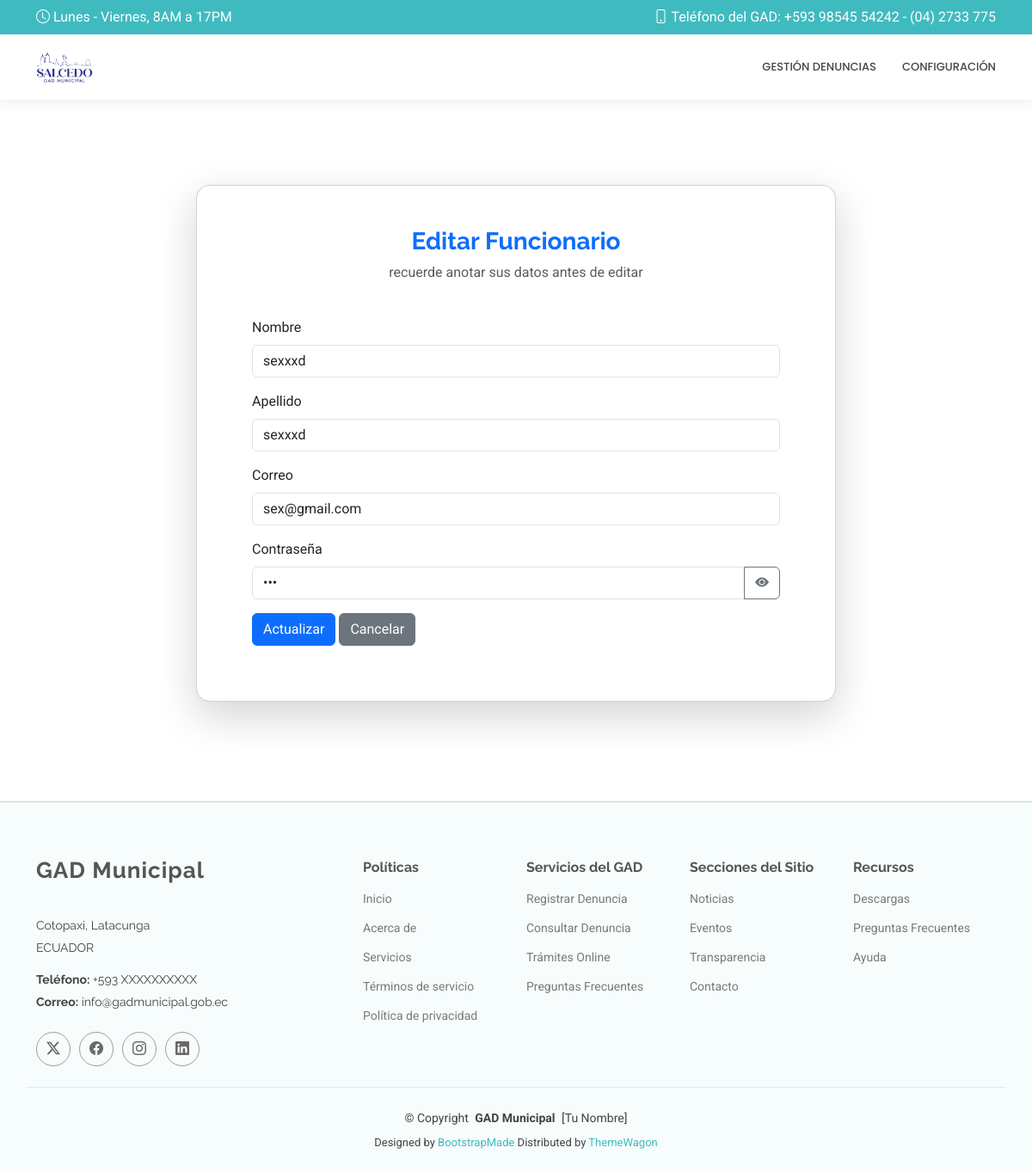
The app's page /editar_f/5, older data.
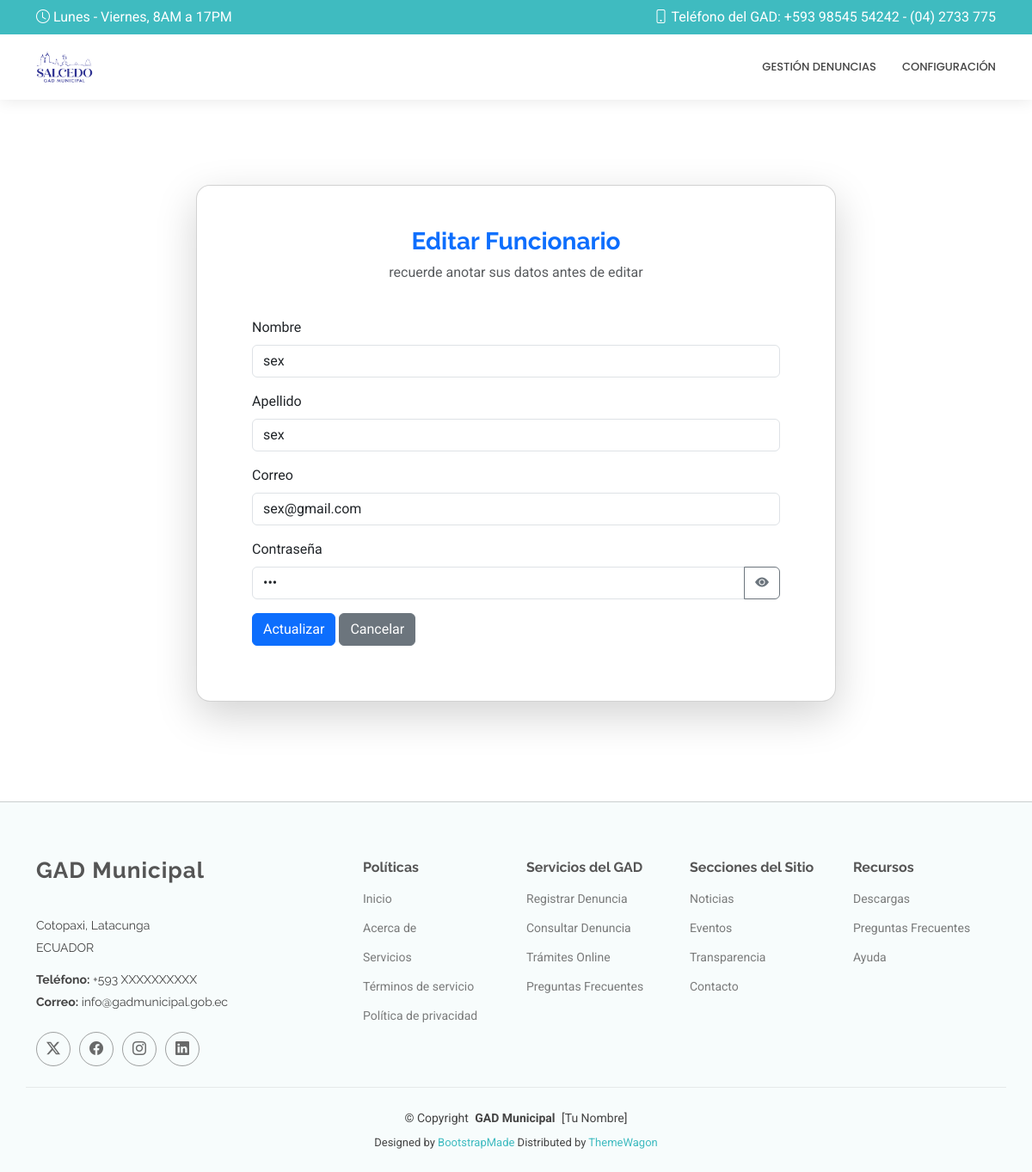
The same page, newer data.
### Aplicaciones/Usuarios/models.py (models this page shows, shortened)
class Funcionario(models.Model):
    id = models.AutoField(primary_key=True)
    correo = models.EmailField(unique=True)
    nombre = models.CharField(max_length=100)
    apellido = models.CharField(max_length=100)
    contrasena = models.CharField(max_length=128)

### Aplicaciones/Usuarios/views.py (the view)
# urls.py: path('editar_f/<id>', views.editar_f, name='editar_f'),
def editar_f(request, id):
    try:
        funcionario = Funcionario.objects.get(id=id)
    except Funcionario.DoesNotExist:
        messages.error(request, "Funcionario no encontrado")
        return redirect('panel_funcionario')
    return render(request, "editar_f.html", {"funcionario": funcionario})

### Aplicaciones/Usuarios/templates/editar_f.html (shortened to what this page needs)
{% extends "plantilla2.html" %}
{% block contenido %}
<div class="container d-flex justify-content-center align-items-center min-vh-100">
    <div class="col-md-8">
        <div class="card shadow-lg rounded-4">
            <div class="card-body p-5">
                <div class="text-center mb-4">
            <h3 class="text-primary fw-bold">Editar Funcionario</h3>
            <p class="text-muted">recuerde anotar sus datos antes de editar</p>
        </div>
        <div class="card-body">
            <form method="post" action="/procesaredicionfuncionario/{{funcionario.id}}">
                <div class="mb-3">
                    <label for="nombre" class="form-label">Nombre</label>
                    <input type="text" class="form-control" id="nombre" name="nombre" value="{{ funcionario.nombre }}" required>
                </div>
                <div class="mb-3">
                    <label for="apellido" class="form-label">Apellido</label>
                    <input type="text" class="form-control" id="apellido" name="apellido" value="{{ funcionario.apellido }}" required>
                </div>
                <div class="mb-3">
                    <label for="correo" class="form-label">Correo</label>
                    <input type="email" class="form-control" id="correo" name="correo" value="{{ funcionario.correo }}" required>
                </div>
                <div class="mb-3 position-relative">
                    <label for="contrasena" class="form-label">Contraseña</label>
                    <div class="input-group">
                        <input type="password" class="form-control" id="contrasena" name="contrasena" value="{{ funcionario.contrasena }}" required>
                        <button type="button" class="btn btn-outline-secondary password-toggle" tabindex="-1">
                            <i class="bi bi-eye-fill"></i>
                        </button>
                    </div>
                </div>
                <button type="submit" class="btn btn-primary">Actualizar</button>
                <a href="{% url 'panel_funcionario' %}" class="btn btn-secondary">Cancelar</a>
            </form>
        </div>
    </div>
</div>
</div>
</div>
{% endblock %}

Row changes from the older to the newer data that the page shows:
changed Funcionario "sex@gmail.com": nombre "sexxxd" → "sex"; apellido "sexxxd" → "sex"
